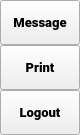
                 <widget class="QFrame" name="extraRightBox">
                  <property name="minimumSize">
                   <size>
                    <width>0</width>
                    <height>0</height>
                   </size>
                  </property>
                  <property name="maximumSize">
                   <size>
                    <width>0</width>
                    <height>16777215</height>
                   </size>
                  </property>
                  <property name="frameShape">
                   <enum>QFrame::NoFrame</enum>
                  </property>
                  <property name="frameShadow">
                   <enum>QFrame::Raised</enum>
                  </property>
                  <layout class="QVBoxLayout" name="verticalLayout_7">
                   <property name="spacing">
                    <number>0</number>
                   </property>
                   <property name="leftMargin">
                    <number>0</number>
                   </property>
                   <property name="topMargin">
                    <number>0</number>
                   </property>
                   <property name="rightMargin">
                    <number>0</number>
                   </property>
                   <property name="bottomMargin">
                    <number>0</number>
                   </property>
                   <item>
                    <widget class="QFrame" name="themeSettingsTopDetail">
                     <property name="maximumSize">
                      <size>
                       <width>16777215</width>
                       <height>3</height>
                      </size>
                     </property>
                     <property name="frameShape">
                      <enum>QFrame::NoFrame</enum>
                     </property>
                     <property name="frameShadow">
                      <enum>QFrame::Raised</enum>
                     </property>
                    </widget>
                   </item>
                   <item>
                    <widget class="QFrame" name="contentSettings">
                     <property name="frameShape">
                      <enum>QFrame::NoFrame</enum>
                     </property>
                     <property name="frameShadow">
                      <enum>QFrame::Raised</enum>
                     </property>
                     <layout class="QVBoxLayout" name="verticalLayout_13">
                      <property name="spacing">
                       <number>0</number>
                      </property>
                      <property name="leftMargin">
                       <number>0</number>
                      </property>
                      <property name="topMargin">
                       <number>0</number>
                      </property>
                      <property name="rightMargin">
                       <number>0</number>
                      </property>
                      <property name="bottomMargin">
                       <number>0</number>
                      </property>
                      <item alignment="Qt::AlignTop">
                       <widget class="QFrame" name="topMenus">
                        <property name="frameShape">
                         <enum>QFrame::NoFrame</enum>
                        </property>
                        <property name="frameShadow">
                         <enum>QFrame::Raised</enum>
                        </property>
                        <layout class="QVBoxLayout" name="verticalLayout_14">
                         <property name="spacing">
                          <number>0</number>
                         </property>
                         <property name="leftMargin">
                          <number>0</number>
                         </property>
                         <property name="topMargin">
                          <number>0</number>
                         </property>
                         <property name="rightMargin">
                          <number>0</number>
                         </property>
                         <property name="bottomMargin">
                          <number>0</number>
                         </property>
                         <item>
                          <widget class="QPushButton" name="btn_message">
                           <property name="sizePolicy">
                            <sizepolicy hsizetype="Expanding" vsizetype="Fixed">
                             <horstretch>0</horstretch>
                             <verstretch>0</verstretch>
                            </sizepolicy>
                           </property>
                           <property name="minimumSize">
                            <size>
                             <width>0</width>
                             <height>45</height>
                            </size>
                           </property>
                           <property name="font">
                            <font>
                             <family>Roboto Black</family>
                             <pointsize>10</pointsize>
                             <weight>10</weight>
                             <italic>false</italic>
                             <bold>false</bold>
                            </font>
                           </property>
                           <property name="cursor">
                            <cursorShape>PointingHandCursor</cursorShape>
                           </property>
                           <property name="layoutDirection">
                            <enum>Qt::LeftToRight</enum>
                           </property>
                           <property name="styleSheet">
                            <string notr="true">background-image: url(:/icons/images/icons/cil-envelope-open.png);</string>
                           </property>
                           <property name="text">
                            <string>Message</string>
                           </property>
                          </widget>
                         </item>
                         <item>
                          <widget class="QPushButton" name="btn_print">
                           <property name="sizePolicy">
                            <sizepolicy hsizetype="Expanding" vsizetype="Fixed">
                             <horstretch>0</horstretch>
                             <verstretch>0</verstretch>
                            </sizepolicy>
                           </property>
                           <property name="minimumSize">
                            <size>
                             <width>0</width>
                             <height>45</height>
                            </size>
                           </property>
                           <property name="font">
                            <font>
                             <family>Roboto Black</family>
                             <pointsize>10</pointsize>
                             <weight>10</weight>
                             <italic>false</italic>
                             <bold>false</bold>
                            </font>
                           </property>
                           <property name="cursor">
                            <cursorShape>PointingHandCursor</cursorShape>
                           </property>
                           <property name="layoutDirection">
                            <enum>Qt::LeftToRight</enum>
                           </property>
                           <property name="styleSheet">
                            <string notr="true">background-image: url(:/icons/images/icons/cil-print.png);</string>
                           </property>
                           <property name="text">
                            <string>Print</string>
                           </property>
                          </widget>
                         </item>
                         <item>
                          <widget class="QPushButton" name="btn_logout">
                           <property name="sizePolicy">
                            <sizepolicy hsizetype="Expanding" vsizetype="Fixed">
                             <horstretch>0</horstretch>
                             <verstretch>0</verstretch>
                            </sizepolicy>
                           </property>
                           <property name="minimumSize">
                            <size>
                             <width>0</width>
                             <height>45</height>
                            </size>
                           </property>
                           <property name="font">
                            <font>
                             <family>Roboto Black</family>
                             <pointsize>10</pointsize>
                             <weight>10</weight>
                             <italic>false</italic>
                             <bold>false</bold>
                            </font>
                           </property>
                           <property name="cursor">
                            <cursorShape>PointingHandCursor</cursorShape>
                           </property>
                           <property name="layoutDirection">
                            <enum>Qt::LeftToRight</enum>
                           </property>
                           <property name="styleSheet">
                            <string notr="true">background-image: url(:/icons/images/icons/cil-account-logout.png);</string>
                           </property>
                           <property name="text">
                            <string>Logout</string>
                           </property>
                          </widget>
                         </item>
                        </layout>
                       </widget>
                      </item>
                     </layout>
                    </widget>
                   </item>
                  </layout>
                 </widget>
